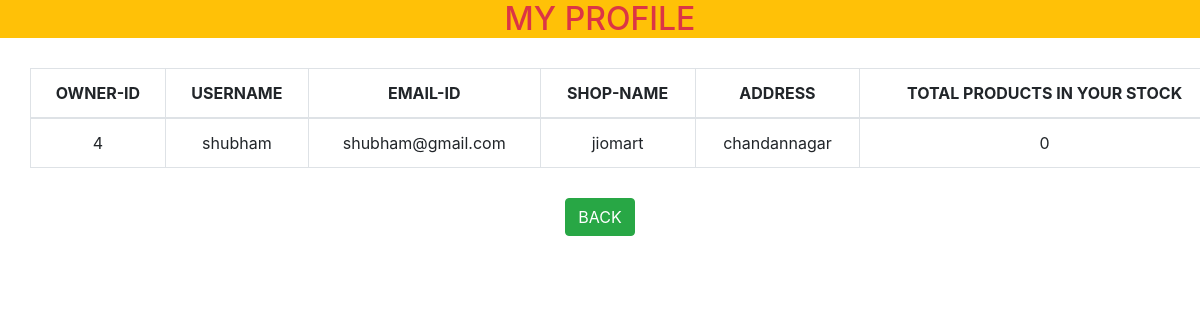
Screenshot of /ownerprofile.php (signed in) with the database file from the repository.
### tables this page shows
CREATE TABLE `ownerregistration` (
  `id` int(11) NOT NULL,
  `oemailid` varchar(25) NOT NULL,
  `ousername` varchar(20) NOT NULL,
  `opassword` varchar(20) NOT NULL,
  `oshopname` varchar(150) NOT NULL,
  `oaddress` varchar(150) NOT NULL
);

### ownerprofile.php (the view, shortened to what this page needs)
<!DOCTYPE html>
<?php
 include 'connection.php';
   $user = $_SESSION['ousername'];
   ?>
<html>
    <head>
          <link rel="stylesheet" href="https://maxcdn.bootstrapcdn.com/bootstrap/4.5.2/css/bootstrap.min.css">
    </head>
    </head>
    <body>
        <div class="conatiner" >
            <h2 class="text-center text-danger bg-warning">MY PROFILE</h2>
            <table class="table table-bordered text-center" style="margin: 30px;">
                <thead><tr>
                    <th>OWNER-ID</th>
                    <th>USERNAME</th>
                      <th>EMAIL-ID</th>
                       <th>SHOP-NAME</th>
                       <th>ADDRESS</th>
                       <th>TOTAL PRODUCTS IN YOUR STOCK</th></tr>
                </thead>
                  <?php
                $a = "SELECT * FROM ownerregistration where ousername = '$user'";
                $b = mysqli_query($conn, $a);
                while($row = mysqli_fetch_assoc($b)):
                ?>
                <tbody>
                    <tr>
                        <td><?=$row['id']?></td>
                        <td><?=$row['ousername']?></td>
                        <td><?=$row['oemailid']?></td>
                        <td><?=$row['oshopname']?></td>
                        <td><?=$row['oaddress']?></td>
                          <?php endwhile; ?>
                         <?php
                $aa = "SELECT * from $user ";
                $bb = mysqli_query($conn, $aa);
               $cc = mysqli_num_rows($bb);
                ?>
                    <td><?php echo $cc;?></td>
                    </tr>
                </tbody>
  </table>
             <center> <a href="owner-home.php " class="btn btn-success">BACK</a></center>
        </div>
    </body>
</html>

### rows the page displays
ownerregistration: id "4", ousername "shubham", oemailid "shubham@gmail.com", oshopname "jiomart", oaddress "chandannagar"

### other values shown
$cc "0"
